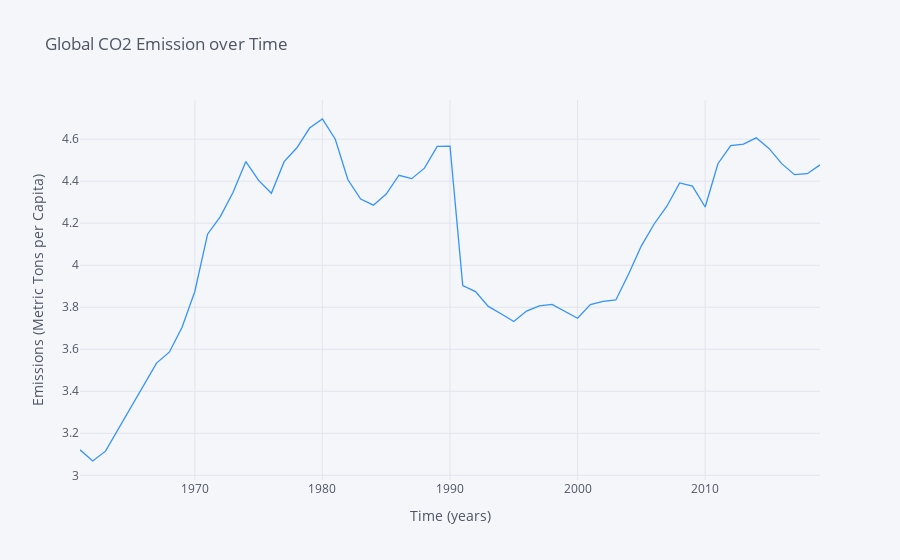

The code cell stored with this chart in its notebook:
### Markdown cell above
===================================================================================================================================
### <font color='#0bfc03'> Time Series Analysis: Global CO2 Emission over the Years

### Code cell
e.iplot(kind='line', xTitle='Time (years)', color='#3393FF',
                  yTitle='Emissions (Metric Tons per Capita)', title='Global CO2 Emission over Time')

### Figure 1 — Plotly figure (JSON) as saved in the notebook; plotly's stock layout.template omitted (floating-point values rounded to 4 significant figures)
{"data": [{"line": {"color": "rgba(51, 147, 255, 1.0)", "dash": "solid", "shape": "linear", "width": 1.3}, "mode": "lines", "name": "Global CO2 Emissions per Capita", "text": "", "type": "scatter", "x": ["1960-12-31", "1961-12-31", "1962-12-31", "1963-12-31", "1964-12-31", "1965-12-31", "1966-12-31", "1967-12-31", "1968-12-31", "1969-12-31", "1970-12-31", "1971-12-31", "1972-12-31", "1973-12-31", "1974-12-31", "1975-12-31", "1976-12-31", "1977-12-31", "1978-12-31", "1979-12-31", "1980-12-31", "1981-12-31", "1982-12-31", "1983-12-31", "1984-12-31", "1985-12-31", "1986-12-31", "1987-12-31", "1988-12-31", "1989-12-31", "1990-12-31", "1991-12-31", "1992-12-31", "1993-12-31", "1994-12-31", "1995-12-31", "1996-12-31", "1997-12-31", "1998-12-31", "1999-12-31", "2000-12-31", "2001-12-31", "2002-12-31", "2003-12-31", "2004-12-31", "2005-12-31", "2006-12-31", "2007-12-31", "2008-12-31", "2009-12-31", "2010-12-31", "2011-12-31", "2012-12-31", "2013-12-31", "2014-12-31", "2015-12-31", "2016-12-31", "2017-12-31", "2018-12-31"], "y": [3.121, 3.068, 3.115, 3.221, 3.324, 3.432, 3.534, 3.586, 3.705, 3.875, 4.148, 4.232, 4.347, 4.493, 4.404, 4.343, 4.493, 4.559, 4.653, 4.696, 4.601, 4.407, 4.315, 4.286, 4.339, 4.428, 4.412, 4.462, 4.565, 4.566, 3.903, 3.875, 3.804, 3.769, 3.732, 3.782, 3.807, 3.814, 3.781, 3.748, 3.813, 3.828, 3.835, 3.959, 4.092, 4.196, 4.281, 4.392, 4.377, 4.277, 4.483, 4.57, 4.577, 4.606, 4.556, 4.484, 4.431, 4.436, 4.478]}], "layout": {"autosize": true, "legend": {"bgcolor": "#F5F6F9", "font": {"color": "#4D5663"}}, "paper_bgcolor": "#F5F6F9", "plot_bgcolor": "#F5F6F9", "title": {"font": {"color": "#4D5663"}, "text": "Global CO2 Emission over Time"}, "xaxis": {"autorange": true, "gridcolor": "#E1E5ED", "range": ["1960-12-31", "2018-12-31"], "showgrid": true, "tickfont": {"color": "#4D5663"}, "title": {"font": {"color": "#4D5663"}, "text": "Time (years)"}, "type": "date", "zerolinecolor": "#E1E5ED"}, "yaxis": {"autorange": true, "gridcolor": "#E1E5ED", "range": [2.978, 4.787], "showgrid": true, "tickfont": {"color": "#4D5663"}, "title": {"font": {"color": "#4D5663"}, "text": "Emissions (Metric Tons per Capita)"}, "type": "linear", "zerolinecolor": "#E1E5ED"}}}
